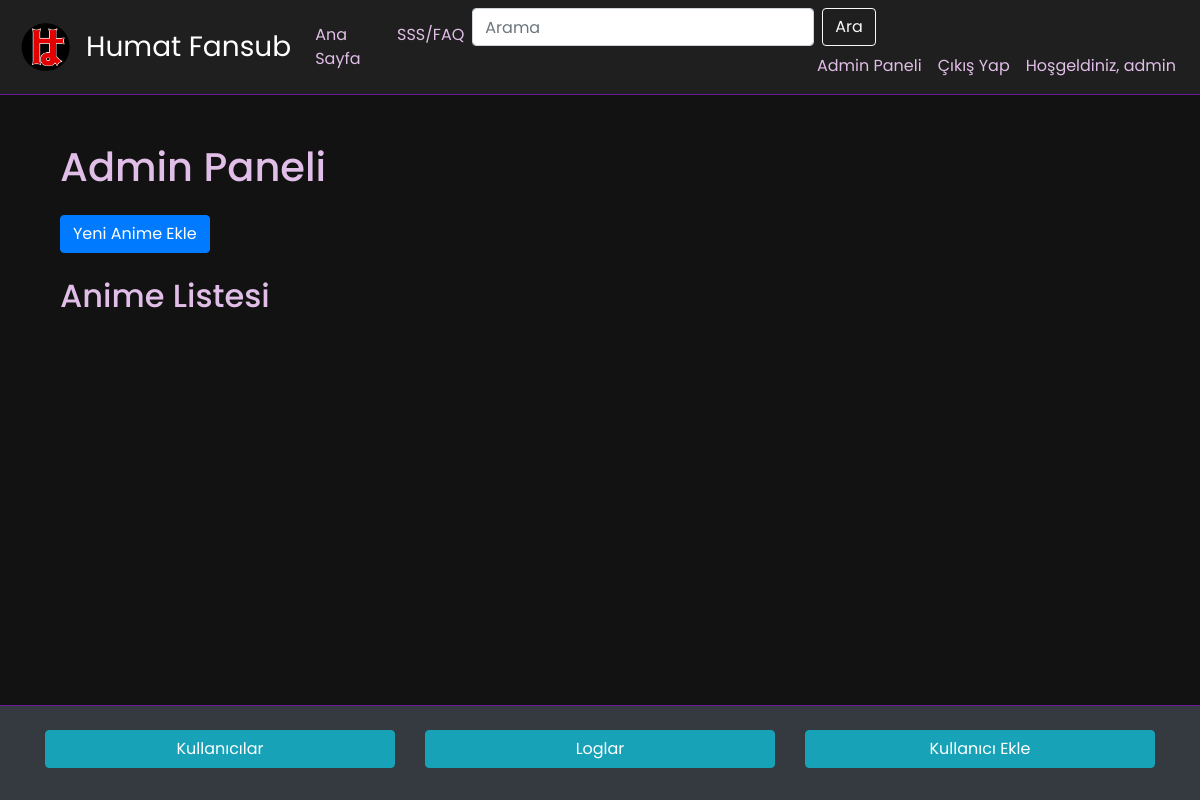
Page /admin (signed in) on the earlier database version.
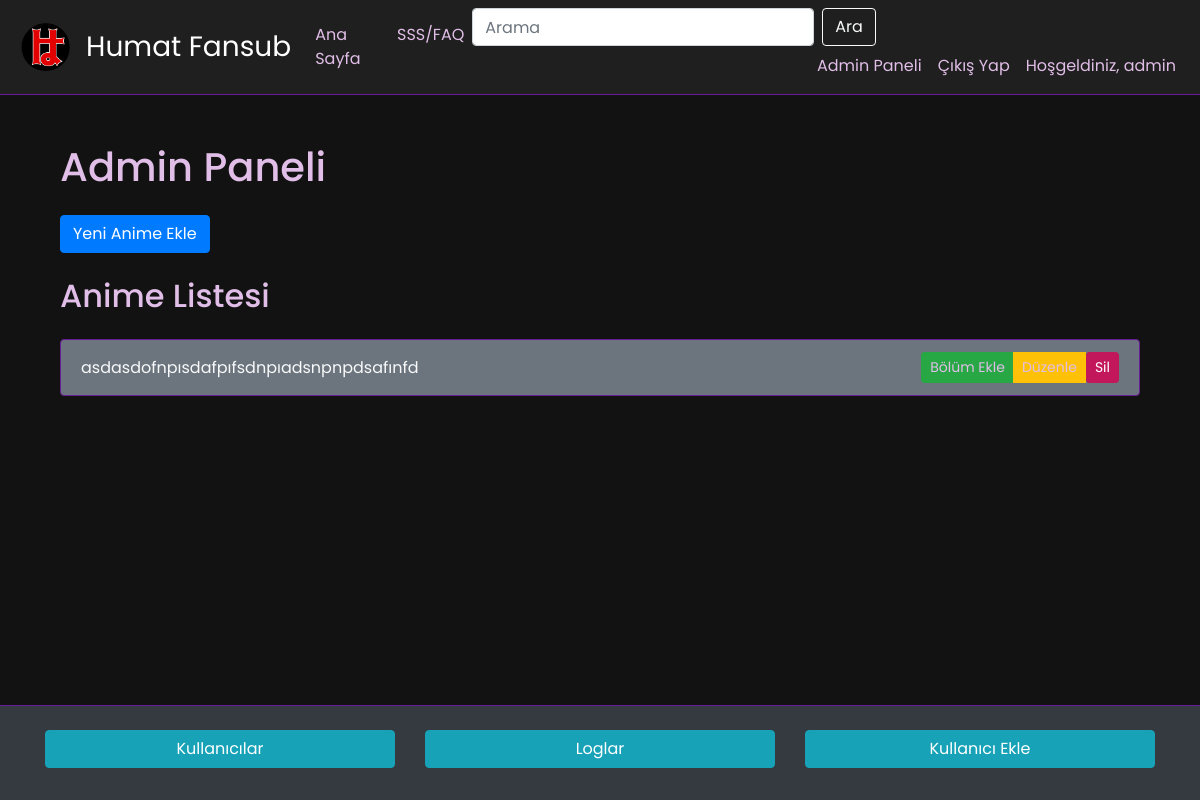
Same page on the later database version.
### models.py (models this page shows)
class Anime(db.Model):
    id = db.Column(db.Integer, primary_key=True)
    name = db.Column(db.String(150), nullable=False)
    description = db.Column(db.Text, nullable=False)
    cover_image = db.Column(db.String(150), nullable=False)
    episodes = db.relationship('Episode', backref='anime', lazy=True)
    genres = db.Column(db.String(250), nullable=False)  # Türler virgülle ayrılacak

### app.py (the view)
@app.route('/admin', methods=['GET', 'POST'])
@login_required
def admin():
    animes = Anime.query.all()
    return render_template('admin.html', animes=animes)

### app.py (called while the page is built)
@login_manager.user_loader
def load_user(user_id):
    return User.query.get(int(user_id))

### templates/admin.html (shortened to what this page needs)
{% extends "base.html" %} {% block title %}Admin Paneli{% endblock %} {% block
content %}
<div class="container mt-4">
    <h1 class="mb-4">Admin Paneli</h1>
    <div class="mb-4">
        <a href="{{ url_for('add_anime') }}" class="btn btn-primary"
            >Yeni Anime Ekle</a
        >
    </div>
    <h2 class="mb-4">Anime Listesi</h2>
    <ul class="list-group mb-4">
        {% for anime in animes %}
        <li
            class="list-group-item d-flex justify-content-between align-items-center bg-secondary text-light"
        >
            <a
                href="{{ url_for('anime', anime_id=anime.id) }}"
                class="text-light"
                >{{ anime.name }}</a
            >
            <div class="btn-group" role="group">
                <a
                    href="{{ url_for('add_episode', anime_id=anime.id) }}"
                    class="btn btn-success btn-sm"
                    >Bölüm Ekle</a
                >
                <a
                    href="{{ url_for('edit_anime', anime_id=anime.id) }}"
                    class="btn btn-warning btn-sm"
                    >Düzenle</a
                >
                {% if current_user.is_authenticated %}
                <form
                    action="{{ url_for('delete_anime', anime_id=anime.id) }}"
                    method="post"
                    class="d-inline"
                    onsubmit="return confirmDelete()"
                >
                    <button type="submit" class="btn btn-danger btn-sm">
                        Sil
                    </button>
                </form>
                {% endif %}
            </div>
        </li>
        {% endfor %}
    </ul>
    {% endblock %} {% block footer %}
    <footer class="bg-dark text-light py-4">
        <div class="container">
            <div class="row">
                {% if current_user.can_add_user %}
                <div class="col-md-4 mb-2">
                    <a
                        href="{{ url_for('users') }}"
                        class="btn btn-info btn-block"
                        >Kullanıcılar</a
                    >
                </div>
                {% endif %} {% if current_user.can_add_user %}
                <div class="col-md-4 mb-2">
                    <a
                        href="{{ url_for('view_logs') }}"
                        class="btn btn-info btn-block"
                        >Loglar</a
                    >
                </div>
                {% endif %} {% if current_user.can_add_user %}
                <div class="col-md-4 mb-2">
                    <a
                        href="{{ url_for('add_user') }}"
                        class="btn btn-info btn-block"
                        >Kullanıcı Ekle</a
                    >
                </div>
                {% endif %}
            </div>
        </div>
    </footer>
    {% endblock %}

Differences in the rows shown:
added Anime: name "asdasdofnpısdafpıfsdnpıadsnpnpdsafınfd"
